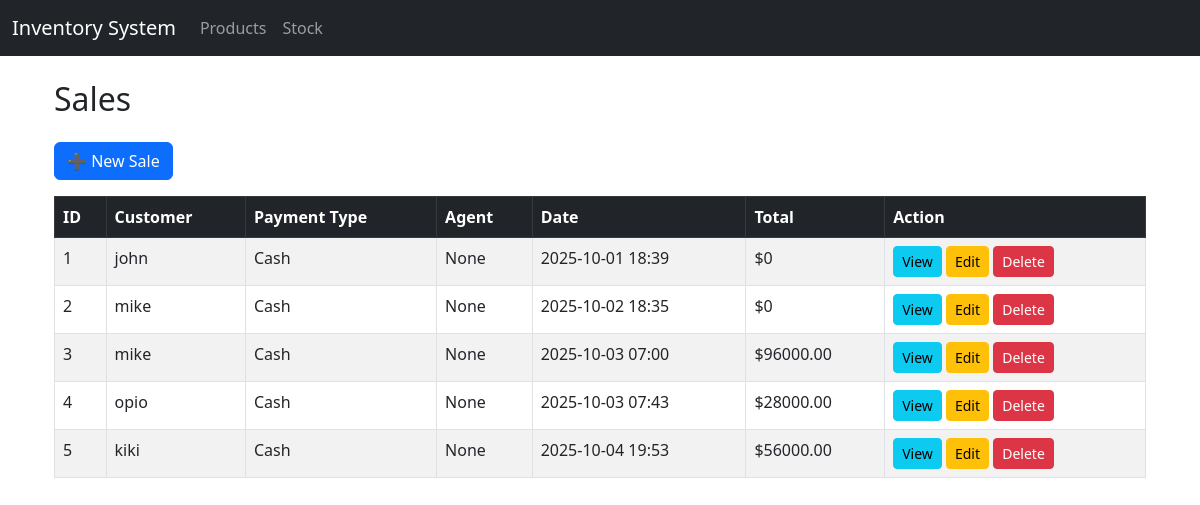
Before: /sales/ with the older database file.
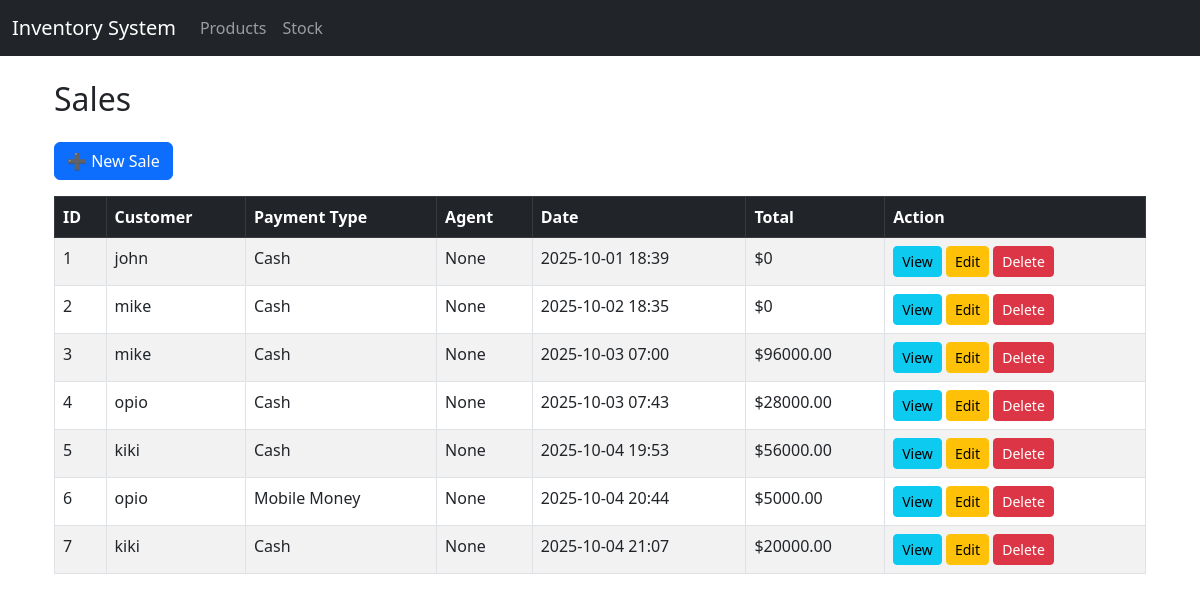
After: the same page with the newer database file.
### sales/models.py (models this page shows, shortened)
class Sale(models.Model):
    PAYMENT_TYPES = [
        ('cash', 'Cash'),
        ('credit', 'Credit'),
        ('mobile', 'Mobile Money'),
    ]
    customer_name = models.CharField(max_length=255)
    payment_type = models.CharField(max_length=20, choices=PAYMENT_TYPES)
    transport_required = models.BooleanField(default=False)
    sales_agent = models.ForeignKey(
        settings.AUTH_USER_MODEL, on_delete=models.SET_NULL, null=True, blank=True
    )
    created_at = models.DateTimeField(auto_now_add=True)
    def total_amount(self):
        return sum(item.total_price() for item in self.items.all())

class SaleItem(models.Model):
    sale = models.ForeignKey(Sale, on_delete=models.CASCADE, related_name="items")
    product = models.ForeignKey(Product, on_delete=models.CASCADE)
    quantity = models.PositiveIntegerField()
    unit_price = models.DecimalField(max_digits=10, decimal_places=2)
    def total_price(self):
        return self.quantity * self.unit_price

### sales/views.py (the view)
# urls.py: path("", views.SaleListView.as_view(), name="sale_list"),
class SaleListView(ListView):
    model = Sale
    template_name = "sale_list.html"
    context_object_name = "sales"

### sales/templates/sale_list.html
{% extends "base.html" %}
{% block content %}
<div class="container mt-4">
    <h2 class="mb-4">Sales</h2>
    <a href="{% url 'sales:sale_create' %}" class="btn btn-primary mb-3">➕ New Sale</a>
    {% if sales %}
        <table class="table table-striped table-bordered">
            <thead class="table-dark">
                <tr>
                    <th>ID</th>
                    <th>Customer</th>
                    <th>Payment Type</th>
                    <th>Agent</th>
                    <th>Date</th>
                    <th>Total</th>
                    <th>Action</th>
                </tr>
            </thead>
            <tbody>
                {% for sale in sales %}
                <tr>
                    <td>{{ sale.id }}</td>
                    <td>{{ sale.customer_name }}</td>
                    <td>{{ sale.get_payment_type_display }}</td>
                    <td>{{ sale.sales_agent }}</td>
                    <td>{{ sale.created_at|date:"Y-m-d H:i" }}</td>
                    <td>${{ sale.total_amount }}</td>
                    <td>
                        <a href="{% url 'sales:sale_detail' sale.id %}" class="btn btn-sm btn-info">View</a>
                        <a href="{% url 'sales:sale_edit' sale.id %}" class="btn btn-sm btn-warning">Edit</a>
                        <a href="{% url 'sales:sale_delete' sale.id %}" class="btn btn-sm btn-danger">Delete</a>
                    </td>
                </tr>
                {% endfor %}
            </tbody>
        </table>
    {% else %}
        <p>No sales recorded yet.</p>
    {% endif %}
</div>
{% endblock %}

### inventory/templates/base.html (shortened to what this page needs)
{% load currency %}
<!DOCTYPE html>
<html lang="en">
<head>
    <link href="https://cdn.jsdelivr.net/npm/bootstrap@5.3.0/dist/css/bootstrap.min.css" rel="stylesheet">
</head>
<body>
    <nav class="navbar navbar-expand-lg navbar-dark bg-dark mb-4">
        <div class="container-fluid">
            <a class="navbar-brand" href="#">Inventory System</a>
            <div class="collapse navbar-collapse">
                <ul class="navbar-nav me-auto">
                    <li class="nav-item"><a class="nav-link" href="{% url 'product_list' %}">Products</a></li>
                    <li class="nav-item"><a class="nav-link" href="{% url 'stock_list' %}">Stock</a></li>
                </ul>
            </div>
        </div>
    </nav>
    <div class="container">
        {% block content %}{% endblock %}
    </div>
</body>
</html>

Changed rows visible on the page:
added Sale: id "6", customer_name "opio", payment_type "Mobile Money", sales_agent "None", created_at "2025-10-04 20:44", total_amount "5000.00"
added Sale: id "7", customer_name "kiki", payment_type "Cash", sales_agent "None", created_at "2025-10-04 21:07", total_amount "20000.00"
